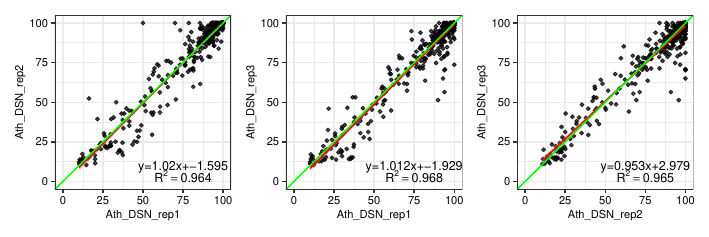

Generate this figure with R:
rm(list = ls())
options(stringsAsFactors = F)

load(file = "../RNA_editing/Ath/02.site_annotation/annotated_sites_filtered.Rdata")

all_sites_annotation <- filter(all_sites_annotation, DSN_det == T)

#################### 方法内生物学重复间相关性分析 ##########################

# 相关性分析
library(Hmisc)
all_cor <- rcorr(as.matrix(all_sites_annotation[,c("Ath_DSN_rep1_extent", "Ath_DSN_rep2_extent", "Ath_DSN_rep3_extent")]))


# 限定 xy 轴界限，方便进行文字 annotation
axis_min = 0
axis_max = 100


library(ggplot2)
library(patchwork)


##-------------------------------------------------------------------------
## DSN

### Ath_DSN_rep1 ~ Ath_DSN_rep2
lm_tmp <- round(lm(data = all_sites_annotation, Ath_DSN_rep2_extent~Ath_DSN_rep1_extent)$coefficients,3)
cor_tmp <- round(all_cor[["r"]]["Ath_DSN_rep1_extent","Ath_DSN_rep2_extent"],3)

DSN_inner1 <- ggplot(all_sites_annotation, aes(x= Ath_DSN_rep1_extent, y=Ath_DSN_rep2_extent)) +
  geom_point(size = 1, alpha = 0.7) +
  # 线性回归曲线
  geom_smooth(method = "lm",color = "red",
              size = 0.5) +
  # 非线性拟合曲线
  #geom_smooth(method = "loess",color = "blue",
  #            size = 0.5) +  
  # slope = 1
  geom_abline(intercept = 0, slope = 1, color = "green",
              size = 0.5) +
  annotate("text", x = 75, y = 10, parse = F,
           label = paste("y=", lm_tmp[2], "x+", lm_tmp[1], sep = ""),
           size = 3) +
  annotate("text", x = 75, y = 3, parse = T,
           label = paste("R^2", "==", cor_tmp, sep = ""),
           size = 3) +  
  scale_x_continuous(limits = c(axis_min,axis_max)) +
  scale_y_continuous(limits = c(axis_min,axis_max)) +
  labs(x = "Ath_DSN_rep1",
       y = "Ath_DSN_rep2")



### Ath_DSN_rep1_extent ~ Ath_DSN_rep3_extent
lm_tmp <- round(lm(data = all_sites_annotation, Ath_DSN_rep3_extent~Ath_DSN_rep1_extent)$coefficients,3)
cor_tmp <- round(all_cor[["r"]]["Ath_DSN_rep1_extent","Ath_DSN_rep3_extent"],3)

DSN_inner2 <- ggplot(all_sites_annotation, aes(x= Ath_DSN_rep1_extent, y=Ath_DSN_rep3_extent)) +
  geom_point(size = 1, alpha = 0.7) +
  # 线性回归曲线
  geom_smooth(method = "lm",color = "red",
              size = 0.5) +
  # 非线性拟合曲线
  #geom_smooth(method = "loess",color = "blue",
  #            size = 0.5) +  
  # slope = 1
  geom_abline(intercept = 0, slope = 1, color = "green",
              size = 0.5) +
  annotate("text", x = 75, y = 10, parse = F,
           label = paste("y=", lm_tmp[2], "x+", lm_tmp[1], sep = ""),
           size = 3) +
  annotate("text", x = 75, y = 3, parse = T,
           label = paste("R^2", "==", cor_tmp, sep = ""),
           size = 3) +  
  scale_x_continuous(limits = c(axis_min,axis_max)) +
  scale_y_continuous(limits = c(axis_min,axis_max)) +
  labs(x = "Ath_DSN_rep1",
       y = "Ath_DSN_rep3")



### Ath_DSN_rep2 ~ Ath_DSN_rep3
lm_tmp <- round(lm(data = all_sites_annotation, Ath_DSN_rep3_extent~Ath_DSN_rep2_extent)$coefficients,3)
cor_tmp <- round(all_cor[["r"]]["Ath_DSN_rep2_extent","Ath_DSN_rep3_extent"],3)

DSN_inner3 <- ggplot(all_sites_annotation, aes(x= Ath_DSN_rep2_extent, y=Ath_DSN_rep3_extent)) +
  geom_point(size = 1, alpha = 0.7) +
  # 线性回归曲线
  geom_smooth(method = "lm",color = "red",
              size = 0.5) +
  # 非线性拟合曲线
  #geom_smooth(method = "loess",color = "blue",
  #            size = 0.5) +  
  # slope = 1
  geom_abline(intercept = 0, slope = 1, color = "green",
              size = 0.5) +
  annotate("text", x = 75, y = 10, parse = F,
           label = paste("y=", lm_tmp[2], "x+", lm_tmp[1], sep = ""),
           size = 3) +
  annotate("text", x = 75, y = 3, parse = T,
           label = paste("R^2", "==", cor_tmp, sep = ""),
           size = 3) +  
  scale_x_continuous(limits = c(axis_min,axis_max)) +
  scale_y_continuous(limits = c(axis_min,axis_max)) +
  labs(x = "Ath_DSN_rep2",
       y = "Ath_DSN_rep3")



##---------------------------------------------------------
## 汇总



theme <- theme_bw() +
  theme(text = element_text(size = 8, color = "black"),
        axis.text.x = element_text(size = 8, color = "black"),
        axis.text.y = element_text(size = 8, color = "black"),
        axis.title.x = element_text(size = 8, color = "black"),
        axis.title.y = element_text(size = 8, color = "black"),
        plot.title = element_text(size = 8, color = "black"),
        legend.title = element_text(size = 8, color = "black"),
        legend.text = element_text(size = 8, color = "black"))

DSN_inner1 <- DSN_inner1 + theme
DSN_inner2 <- DSN_inner2 + theme
DSN_inner3 <- DSN_inner3 + theme



DSN_intra <- DSN_inner1 + DSN_inner2 + DSN_inner3


ggsave(DSN_intra, filename = "fs14_ath_editing_extent_correlation.pdf", width = 18, height = 6 , units = "cm")
